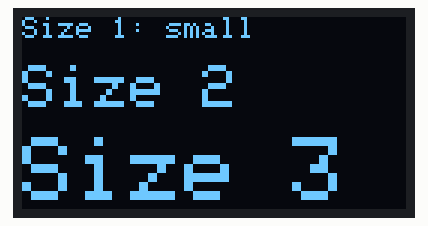
Recording of a sketch running on a simulated ESP32. On the bench: 128×64 one-colour display. What the sketch prints to the serial monitor is not drawn.

Above: at 0.1 s.
At 6.2 s:
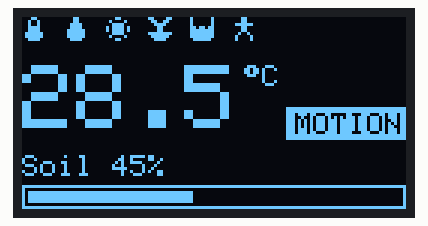
At 12.2 s:
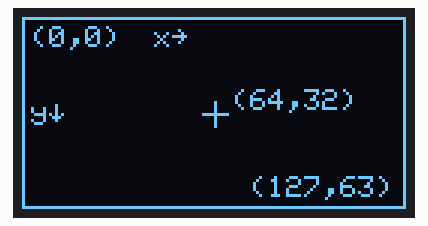
At 15.2 s:
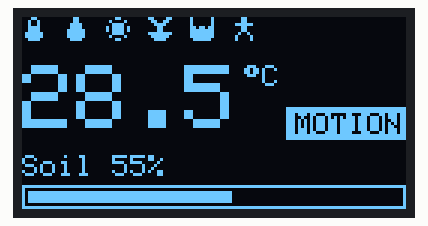
At 24.3 s:
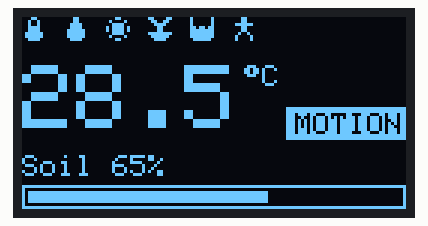
At 33.4 s:
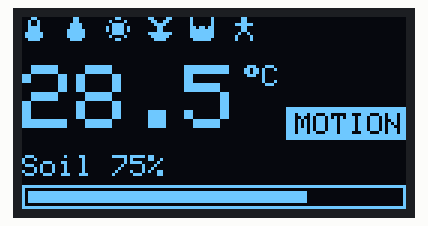

Measured:
- what the display in image 1 shows lasts 3.0 s, from 6.1 s to 9.1 s

The sketch:

module07_oled_layout.ino
```cpp
// Module 7 - Practice 2: the OLED display toolbox
// Three "pages" take turns every 3 seconds: text sizes, coordinates, then icons and a big number.
// OLED display: SDA to D21, SCL to D22.
// Library: Adafruit SSD1306 2.5.17 (installed with it: Adafruit GFX Library 1.12.6 and Adafruit BusIO 1.17.4).

#include <Wire.h>
#include <Adafruit_GFX.h>
#include <Adafruit_SSD1306.h>

const int PIN_SDA = 21;             // D21: I2C data line (canonical pin map)
const int PIN_SCL = 22;             // D22: I2C clock line (canonical pin map)
const byte DISPLAY_ADDRESS = 0x3C;  // the display's "home address" on the I2C bus

Adafruit_SSD1306 display(128, 64, &Wire, -1);

// 8 x 8 pixel icons. Each binary number is one row: 1 = pixel on, 0 = pixel off.
const unsigned char ICON_THERMOMETER[] = {
  0b00011000,
  0b00100100,
  0b00100100,
  0b00111100,
  0b00111100,
  0b01111110,
  0b01111110,
  0b00111100,
};
const unsigned char ICON_DROP[] = {
  0b00011000,
  0b00011000,
  0b00111100,
  0b00111100,
  0b01111110,
  0b01111110,
  0b01111110,
  0b00111100,
};
const unsigned char ICON_SUN[] = {
  0b00011000,
  0b01000010,
  0b00111100,
  0b10111101,
  0b10111101,
  0b00111100,
  0b01000010,
  0b00011000,
};
const unsigned char ICON_PLANT[] = {
  0b11000011,
  0b01100110,
  0b00111100,
  0b00011000,
  0b00011000,
  0b11111111,
  0b01111110,
  0b00111100,
};
const unsigned char ICON_TANK[] = {
  0b10000001,
  0b10000001,
  0b10000001,
  0b11011011,
  0b11111111,
  0b11111111,
  0b11111111,
  0b01111110,
};
const unsigned char ICON_PERSON[] = {
  0b00011000,
  0b00011000,
  0b01111110,
  0b00011000,
  0b00011000,
  0b00100100,
  0b01000010,
  0b01000010,
};

int page = 1;            // the page being shown: 1, 2, or 3
int samplePercent = 45;  // sample number for the percent bar; goes up by 10 every time page 3 is shown

// Page 1: three text sizes. One size-1 character = 6 x 8 pixels (including the gap between characters).
void textSizePage() {
  display.setTextSize(1);
  display.setCursor(0, 0);
  display.print("Size 1: small");
  display.setTextSize(2);
  display.setCursor(0, 16);  // start below the yellow band of a two-color display
  display.print("Size 2");
  display.setTextSize(3);
  display.setCursor(0, 40);  // 40 + 24 = 64: right down to the bottom row
  display.print("Size 3");
}

// Page 2: coordinates. x grows to the right, y grows DOWNWARD.
void coordinatePage() {
  display.drawRect(0, 0, 128, 64, SSD1306_WHITE);   // frame around the edge of the display
  display.setTextSize(1);
  display.setCursor(3, 3);
  display.print("(0,0)");
  display.setCursor(44, 3);
  display.print("x");
  display.write(26);                                 // right arrow (code 26 in the character table)
  display.setCursor(3, 28);
  display.print("y");
  display.write(25);                                 // down arrow (code 25)
  display.drawLine(60, 32, 68, 32, SSD1306_WHITE);   // + sign in the middle of the display
  display.drawLine(64, 28, 64, 36, SSD1306_WHITE);
  display.setCursor(70, 24);
  display.print("(64,32)");
  display.setCursor(76, 53);
  display.print("(127,63)");
}

// Page 3: icons, a big number with a small unit, a percent bar, and inverted text.
void iconPage() {
  display.drawBitmap(0, 0, ICON_THERMOMETER, 8, 8, SSD1306_WHITE);
  display.drawBitmap(14, 0, ICON_DROP, 8, 8, SSD1306_WHITE);
  display.drawBitmap(28, 0, ICON_SUN, 8, 8, SSD1306_WHITE);
  display.drawBitmap(42, 0, ICON_PLANT, 8, 8, SSD1306_WHITE);
  display.drawBitmap(56, 0, ICON_TANK, 8, 8, SSD1306_WHITE);
  display.drawBitmap(70, 0, ICON_PERSON, 8, 8, SSD1306_WHITE);

  display.setTextSize(3);         // big number: one character is 18 x 24 pixels
  display.setCursor(0, 16);
  display.print("28.5");
  display.setTextSize(1);         // small unit at the top right of the number
  display.setCursor(74, 16);
  display.write(248);             // degree sign (code 248 in the character table)
  display.print("C");

  display.fillRect(88, 30, 40, 11, SSD1306_WHITE);      // white box...
  display.setTextColor(SSD1306_BLACK);                  // ...with black text on it = inverted text
  display.setCursor(91, 32);
  display.print("MOTION");
  display.setTextColor(SSD1306_WHITE);                  // back to white text

  display.setCursor(0, 46);
  display.print("Soil ");
  display.print(samplePercent);
  display.print("%");
  display.drawRect(0, 56, 128, 8, SSD1306_WHITE);               // bar frame
  display.fillRect(2, 58, 124 * samplePercent / 100, 4, SSD1306_WHITE);  // fill the bar to match the percent

  samplePercent = samplePercent + 10;
  if (samplePercent > 100) {
    samplePercent = 0;
  }
}

void setup() {
  Serial.begin(115200);
  Wire.begin(PIN_SDA, PIN_SCL);
  display.begin(SSD1306_SWITCHCAPVCC, DISPLAY_ADDRESS);
  display.cp437(true);  // use the correct CP437 character table, so that code 248 = the degree sign
  display.setTextColor(SSD1306_WHITE);
  Serial.println("Display toolbox ready. The page changes every 3 seconds.");
}

void loop() {
  display.clearDisplay();
  if (page == 1) {
    textSizePage();
  } else if (page == 2) {
    coordinatePage();
  } else {
    iconPage();
  }
  display.display();
  Serial.print("Page ");
  Serial.println(page);

  page++;
  if (page > 3) {
    page = 1;
  }
  delay(3000);
}
```
